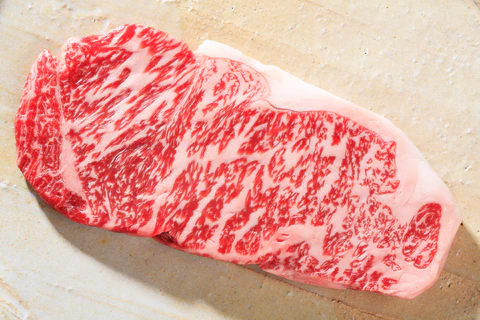
#> input picture examples/test_images/iStock-844693654_4_480x480.jpeg, 480 x 320 px
$ python -i basic_process_1.py   (imports and definitions only)
#> lines starting #> are read from the running program, lines starting #| are printed output that depends on the picture
import cv2
import os
import pandas as pd

# [1 line that did not run here, left out]

OUT_DIR = "data/processed/images"
# [1 line not run here, left out]

IMG_SIZE = 512

def preprocess_image(img_path):
    img = cv2.imread(img_path)
#> img is the input picture: shape (320, 480, 3); mean B, G, R 154.2, 165.2, 227.5
    if img is None:
        return None

    img = cv2.cvtColor(img, cv2.COLOR_BGR2RGB)
    img = cv2.resize(img, (IMG_SIZE, IMG_SIZE))
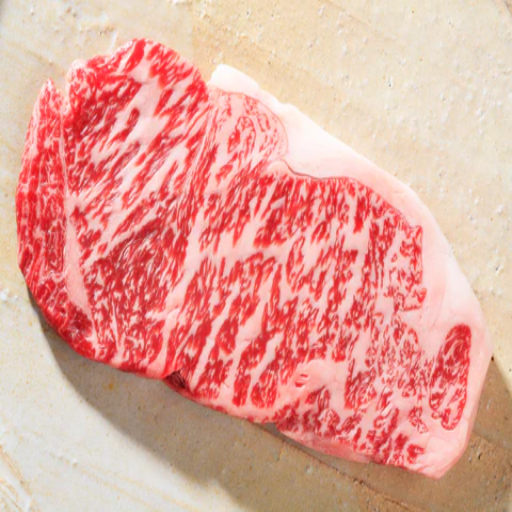
#> img: shape (512, 512, 3); mean R, G, B 227.4, 165.1, 154

    img = cv2.normalize(img, None, alpha=0, beta=255, norm_type=cv2.NORM_MINMAX)

    return img

processed_paths = []

# [9 lines not run here, left out]

# [1 line that did not run here, left out]
# [3 lines not run here, left out]

>>> result = preprocess_image('../examples/test_images/iStock-844693654_4_480x480.jpeg')

$ run again, on examples/test_images/images.jpeg
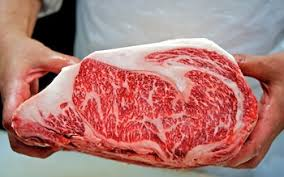
#> input picture examples/test_images/images.jpeg, 284 x 177 px
#> in preprocess_image, img is the input picture: shape (177, 284, 3); mean B, G, R 116.8, 120.6, 174.9
#> in preprocess_image, `img = cv2.resize(img, (IMG_SIZE, IMG_SIZE))`:
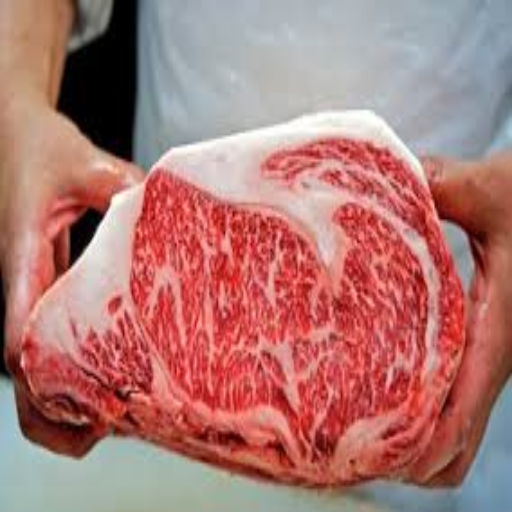
#> img: shape (512, 512, 3); mean R, G, B 174.8, 120.5, 116.7
